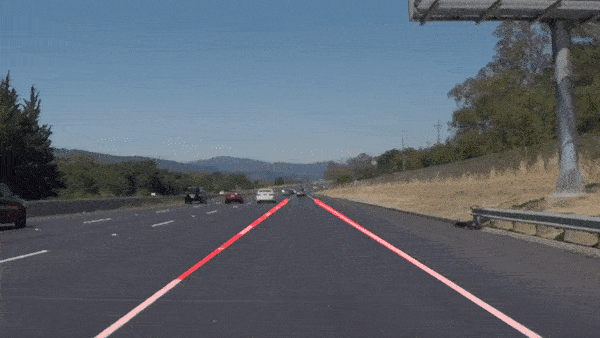
#> input picture test_videos_output/solidWhiteRight.gif, 600 x 338 px, given in place of solidWhiteRight.jpg, which was not available
$ jupyter execute --allow-errors P1.ipynb   (shell and % lines are left out)   (text cells are left out)
#> lines starting #> are read from the running program, lines starting #| are printed output that depends on the picture; after the words box and inside, x2 and y2 are one past the last pixel; in counts of white or black regions, pixels touching at a corner belong together; pictures that were not available may be replaced by others from this repository, and a replacement may not be noted
[cell 1]
#importing some useful packages
import matplotlib.pyplot as plt
import matplotlib.image as mpimg
import numpy as np
import cv2

[cell 2]
#reading in an image
image = mpimg.imread('test_images/solidWhiteRight.jpg')
#> image is the input picture: shape (338, 600, 4); mean R, G, B, A 92, 100.6, 110.7, 255

#printing out some stats and plotting
print('This image is:', type(image), 'with dimensions:', image.shape)
#| This image is: <class 'numpy.ndarray'> with dimensions: (338, 600, 4)
plt.imshow(image)  # if you wanted to show a single color channel image called 'gray', for example, call as plt.imshow(gray, cmap='gray')

[cell 3]
import math

def grayscale(img):
    """Applies the Grayscale transform
    This will return an image with only one color channel
    but NOTE: to see the returned image as grayscale
    (assuming your grayscaled image is called 'gray')
    you should call plt.imshow(gray, cmap='gray')"""
    return cv2.cvtColor(img, cv2.COLOR_RGB2GRAY)
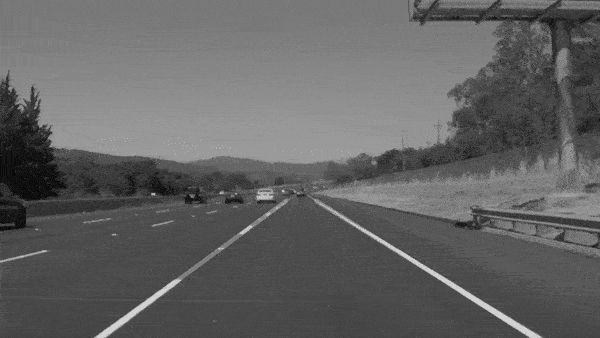
#> returned value: shape (338, 600); min 10, max 211, mean 99.1
    # Or use BGR2GRAY if you read an image with cv2.imread()
    # return cv2.cvtColor(img, cv2.COLOR_BGR2GRAY)

def canny(img, low_threshold, high_threshold):
    """Applies the Canny transform"""
#> called with low_threshold = 50, high_threshold = 150
    return cv2.Canny(img, low_threshold, high_threshold)
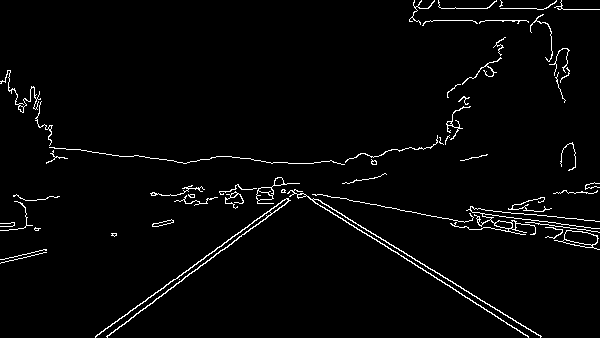
#> returned value: shape (338, 600); 2.6% white in thin lines or dots

def gaussian_blur(img, kernel_size):
    """Applies a Gaussian Noise kernel"""
    return cv2.GaussianBlur(img, (kernel_size, kernel_size), 0)

def region_of_interest(img, vertices):
    """
    Applies an image mask.

    Only keeps the region of the image defined by the polygon
    formed from `vertices`. The rest of the image is set to black.
    """
    #defining a blank mask to start with
    mask = np.zeros_like(img)

    #defining a 3 channel or 1 channel color to fill the mask with depending on the input image
    if len(img.shape) > 2:
        channel_count = img.shape[2]  # i.e. 3 or 4 depending on your image
        ignore_mask_color = (255,) * channel_count
    else:
        ignore_mask_color = 255

    #filling pixels inside the polygon defined by "vertices" with the fill color
    cv2.fillPoly(mask, vertices, ignore_mask_color)
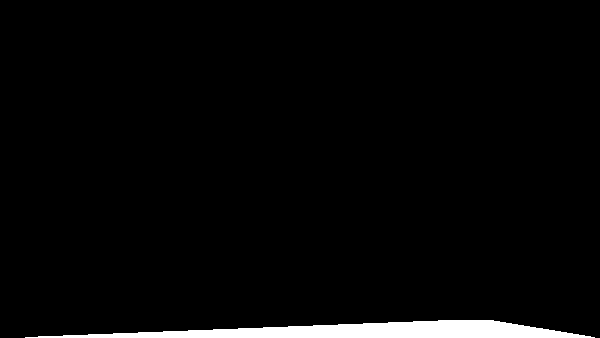
#> mask: shape (338, 600); 2.8% white; 1 white region, box (x1, y1, x2, y2) and area: (25, 320, 595, 338) 5747

    #returning the image only where mask pixels are nonzero
    masked_image = cv2.bitwise_and(img, mask)
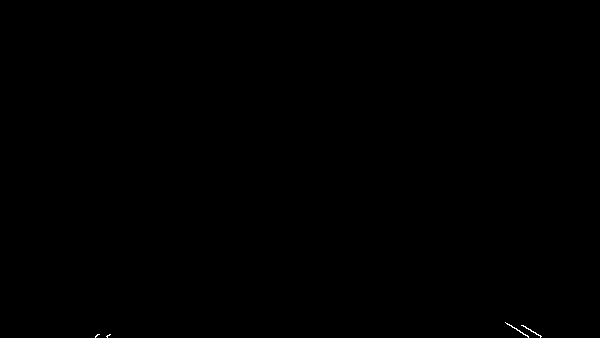
#> masked_image: shape (338, 600); 0.04% white in thin lines or dots, all inside (x1, y1, x2, y2) = (95, 322, 542, 338)
    return masked_image


def draw_lines(img, lines, color=[255, 0, 0], thickness=5):
    """
    NOTE: this is the function you might want to use as a starting point once you want to
    average/extrapolate the line segments you detect to map out the full
    extent of the lane (going from the result shown in raw-lines-example.mp4
    to that shown in P1_example.mp4).

    Think about things like separating line segments by their
    slope ((y2-y1)/(x2-x1)) to decide which segments are part of the left
    line vs. the right line.  Then, you can average the position of each of
    the lines and extrapolate to the top and bottom of the lane.

    This function draws `lines` with `color` and `thickness`.
    Lines are drawn on the image inplace (mutates the image).
    If you want to make the lines semi-transparent, think about combining
    this function with the weighted_img() function below
    """
    left_x1 = 0
    left_x2 = 0
    left_y1 = 0
    left_y2 = 0
    left_count = 0

    right_x1 = 0
    right_x2 = 0
    right_y1 = 0
    right_y2 = 0
    right_count = 0

    for line in lines:
        for x1,y1,x2,y2 in line:
            if ( y2 - y1 != 0 ) and ( x2 - x1 != 0 ):
                m = ((y2-y1)/(x2-x1))
                if m > 0:
                    left_x1 = left_x1 + x1
                    left_x2 = left_x2 + x2
                    left_y1 = left_y1 + y1
                    left_y2 = left_y2 + y2
                    left_count += 1
                else:
                    right_x1 = right_x1 + x1
                    right_x2 = right_x2 + x2
                    right_y1 = right_y1 + y1
                    right_y2 = right_y2 + y2
                    right_count += 1
    if (0 != left_count):
        ave_left_x1 = left_x1 / left_count
        ave_left_x2 = left_x2 / left_count
        ave_left_y1 = left_y1 / left_count
        ave_left_y2 = left_y2 / left_count
        ave_m_left = (ave_left_y2 - ave_left_y1) / (ave_left_x2 - ave_left_x1)
        ave_b_left = ave_left_y1 - ave_m_left * ave_left_x1
        edge_left_y1 = 320
        edge_left_y2 = img.shape[0]
        edge_left_x1 = (edge_left_y1 - ave_b_left) / ave_m_left
        edge_left_x2 = (edge_left_y2 - ave_b_left) / ave_m_left
        cv2.line(img, (int(edge_left_x1), int(edge_left_y1)), (int(edge_left_x2), int(edge_left_y2)), color, thickness)

    if (0 != right_count):
        ave_right_x1 = right_x1 / right_count
        ave_right_x2 = right_x2 / right_count
        ave_right_y1 = right_y1 / right_count
        ave_right_y2 = right_y2 / right_count
        ave_m_right = (ave_right_y2 - ave_right_y1) / (ave_right_x2 - ave_right_x1)
        ave_b_right = ave_right_y1 - ave_m_right * ave_right_x1
        edge_right_y1 = 320
        edge_right_y2 = img.shape[0]
        edge_right_x1 = (edge_right_y1 - ave_b_right) / ave_m_right
        edge_right_x2 = (edge_right_y2 - ave_b_right) / ave_m_right
        cv2.line(img, (int(edge_right_x1), int(edge_right_y1)), (int(edge_right_x2), int(edge_right_y2)), color, thickness)

def hough_lines(img, rho, theta, threshold, min_line_len, max_line_gap):
    """
    `img` should be the output of a Canny transform.

    Returns an image with hough lines drawn.
    """
#> called with rho = 3, theta = 0.0175, threshold = 20, min_line_len = 40, max_line_gap = 20
    lines = cv2.HoughLinesP(img, rho, theta, threshold, np.array([]), minLineLength=min_line_len, maxLineGap=max_line_gap)
#> lines = None
    line_img = np.zeros((img.shape[0], img.shape[1], 3), dtype=np.uint8)
    draw_lines(line_img, lines)
    return line_img

# Python 3 has support for cool math symbols.

# [13 lines left out: function weighted_img, not called in this run]

[cell 4]
import os
os.listdir("test_images/")

[cell 5]
# TODO: Build your pipeline that will draw lane lines on the test_images
# then save them to the test_images directory.

#importing test images
import os
list_of_images = os.listdir("test_images/")

#reading in an image
#> (the rest of this cell did not finish here and is left out)
